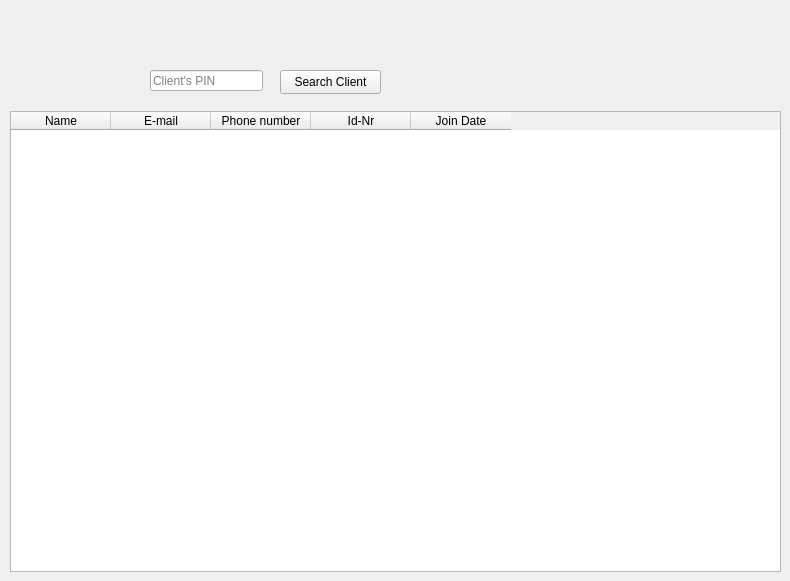
        <widget class="QWidget" name="tab_16">
         <attribute name="title">
          <string>Tab 1</string>
         </attribute>
         <widget class="QLineEdit" name="lineEdit_21">
          <property name="geometry">
           <rect>
            <x>150</x>
            <y>70</y>
            <width>113</width>
            <height>21</height>
           </rect>
          </property>
          <property name="placeholderText">
           <string>Client's PIN</string>
          </property>
         </widget>
         <widget class="QPushButton" name="pushButton_17">
          <property name="geometry">
           <rect>
            <x>280</x>
            <y>70</y>
            <width>101</width>
            <height>24</height>
           </rect>
          </property>
          <property name="text">
           <string>Search Client</string>
          </property>
         </widget>
         <widget class="QTableWidget" name="tableWidget_5">
          <property name="geometry">
           <rect>
            <x>10</x>
            <y>111</y>
            <width>771</width>
            <height>461</height>
           </rect>
          </property>
          <column>
           <property name="text">
            <string>Name</string>
           </property>
          </column>
          <column>
           <property name="text">
            <string>E-mail</string>
           </property>
          </column>
          <column>
           <property name="text">
            <string>Phone number</string>
           </property>
          </column>
          <column>
           <property name="text">
            <string>Id-Nr</string>
           </property>
          </column>
          <column>
           <property name="text">
            <string>Join Date</string>
           </property>
          </column>
         </widget>
        </widget>
